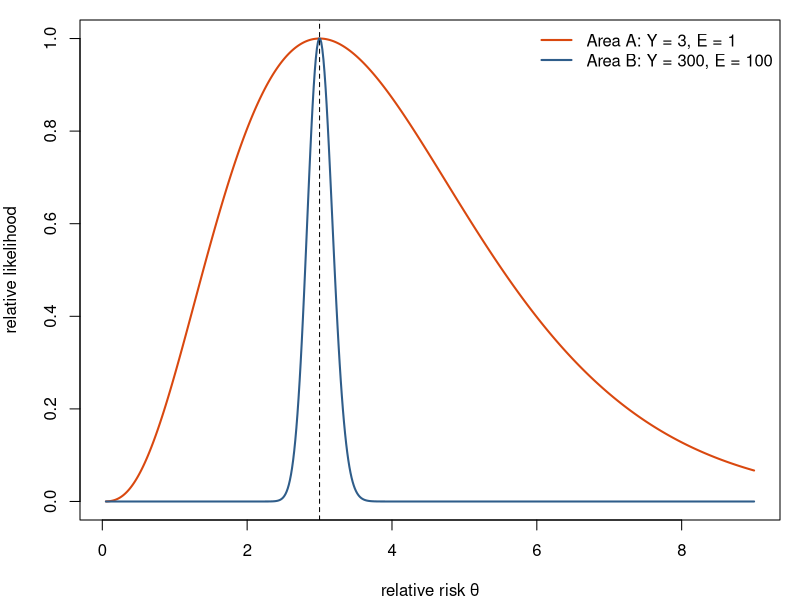

Write the R code that produced this figure.
## ---- chunk 1
#| label: same-smr
#| echo: false
#| fig-width: 8
#| fig-height: 3
#| fig-cap: "Likelihood for the relative risk θ (scaled to a maximum of 1) in two areas with the same SMR = 3. Area A (3 observed, 1 expected) is compatible with almost anything from 1 to 8; area B (300 observed, 100 expected) pins θ down near 3."
theta <- seq(0.05, 9, length.out = 600)
lik_a <- dpois(3, 1 * theta);   lik_a <- lik_a / max(lik_a)
lik_b <- dpois(300, 100 * theta); lik_b <- lik_b / max(lik_b)
par(mar = c(4, 4, 1, 1))
plot(theta, lik_a, type = "l", lwd = 2, col = "#d9480f", ylim = c(0, 1),
     xlab = "relative risk θ", ylab = "relative likelihood")
lines(theta, lik_b, lwd = 2, col = "#2f5d8a")
abline(v = 3, lty = 2)
legend("topright", c("Area A: Y = 3, E = 1", "Area B: Y = 300, E = 100"),
       col = c("#d9480f", "#2f5d8a"), lwd = 2, bty = "n")
